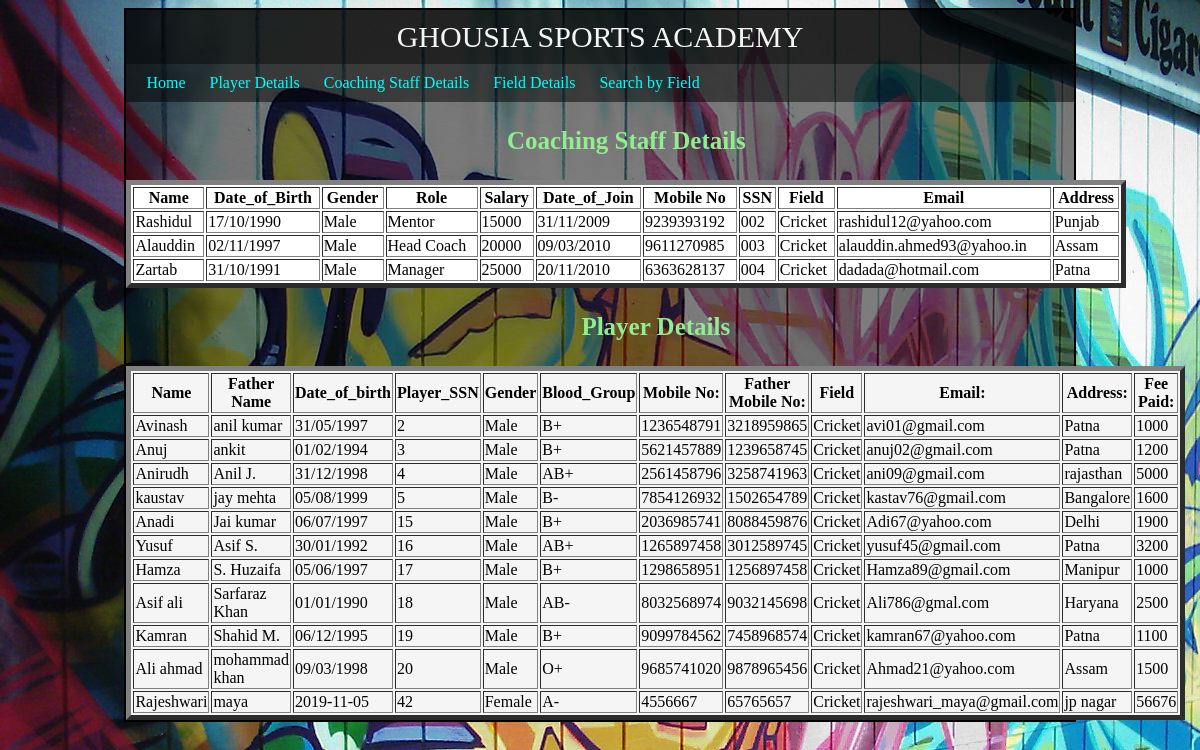
The app's page /show_details_by_field.php?field=Cricket with its own data.
### tables this page shows
CREATE TABLE IF NOT EXISTS `coach_details` (
  `name` varchar(25) NOT NULL,
  `dob` varchar(10) NOT NULL,
  `gender` varchar(10) NOT NULL,
  `role` varchar(25) NOT NULL,
  `sal` varchar(10) NOT NULL,
  `doj` varchar(10) NOT NULL,
  `pno` varchar(10) NOT NULL,
  `ssn` varchar(10) NOT NULL,
  `field` varchar(10) NOT NULL,
  `email` varchar(25) NOT NULL,
  `address` varchar(30) NOT NULL
);

CREATE TABLE IF NOT EXISTS `candidate_details` (
`sno` int(4) NOT NULL,
  `name` char(25) NOT NULL,
  `father_name` text NOT NULL,
  `dob` text NOT NULL,
  `gender` text NOT NULL,
  `blood_group` text NOT NULL,
  `pno` text NOT NULL,
  `father_no` text NOT NULL,
  `field` text NOT NULL,
  `email` text NOT NULL,
  `address` text NOT NULL,
  `fee` text NOT NULL
);

### show_details_by_field.php (the view, shortened to what this page needs)
<!DOCTYPE>
<html>
<head>
	<link rel="stylesheet" type="text/css" href="css/show_details.css">
</head>
<body background="second.jpg">
	<div class="init">
		<header>
			GHOUSIA SPORTS ACADEMY
		</header>
		<nav>
			<a href="home.php">Home</a>
			<a href="show_details.php">Player Details</a>
			<a href="coach.php">Coaching Staff Details</a>
			<a href="field_details.php"> Field Details</a>
			<a href="search_player.php">Search by Field</a>
		</nav>
		<table width="1000" border="5" align="center" bgcolor="white">
			<caption>
				<h3> Coaching Staff Details</h3>
			</caption>
			<tr>
				<th>Name</th>
				<th>Date_of_Birth</th>
				<th>Gender</th>
				<th>Role</th>
				<th>Salary</th>
				<th>Date_of_Join</th>
				<th>Mobile No</th>
				<th>SSN</th>
				<th>Field</th>
				<th>Email</th>
				<th>Address</th>
			</tr>
			<?php
			$link = mysqli_connect("localhost", "root", "") or die("not connected");
			mysqli_select_db($link, "sports") or die("no db found");
			$field = $_GET['field'];
			if (empty($field)) {
				echo "<h3>Please Enter Valid Field</h3>";
			} else {
				$viewquery = "SELECT * FROM coach_details where field='$field'";
				$Execute = mysqli_query($link, $viewquery);
				while ($Datarows = mysqli_fetch_array($Execute)) {
					$name = $Datarows['name'];
					$dob = $Datarows['dob'];
					$gender = $Datarows['gender'];
					$role = $Datarows['role'];
					$sal = $Datarows['sal'];
					$doj = $Datarows['doj'];
					$pno = $Datarows['pno'];
					$ssn = $Datarows['ssn'];
					$field = $Datarows['field'];
					$email = $Datarows['email'];
					$address = $Datarows['address'];
					?>
					<tr>
						<td><?php echo $name; ?></td>
						<td><?php echo  $dob; ?></td>
						<td><?php echo $gender; ?></td>
						<td><?php echo $role; ?></td>
						<td><?php echo $sal; ?></td>
						<td><?php echo $doj; ?></td>
						<td><?php echo $pno; ?></td>
						<td><?php echo $ssn; ?></td>
						<td><?php echo $field; ?></td>
						<td><?php echo $email; ?></td>
						<td><?php echo $address; ?></td>
					</tr>
			<?php  }
			} ?>
		</table>
		<table width="1000" border="5" align="center" bgcolor="whitesmoke">
			<caption>
				<h3> Player Details</h3>
			</caption>
			<tr>
				<th>Name</th>
				<th>Father Name</th>
				<th>Date_of_birth</th>
				<th>Player_SSN</th>
				<th>Gender</th>
				<th>Blood_Group</th>
				<th>Mobile No:</th>
				<th>Father Mobile No:</th>
				<th>Field</th>
				<th>Email:</th>
				<th>Address:</th>
				<th>Fee Paid:</th>
			</tr>
			<?php
			$link = mysqli_connect("localhost", "root", "") or die("not connected");
			mysqli_select_db($link, "sports") or die("no db found");
			$field = $_GET['field'];
			if (empty($field)) {
				echo "<h3>Please Enter Valid Field</h3>";
			} else {
				$viewquery = "SELECT * FROM candidate_details where field='$field'";
				$Execute = mysqli_query($link, $viewquery);
				while ($Datarows = mysqli_fetch_array($Execute)) {
					$name = $Datarows['name'];
					$father_name = $Datarows['father_name'];
					$dob = $Datarows['dob'];
					$sno = $Datarows['sno'];
					$gender = $Datarows['gender'];
					$blood_group = $Datarows['blood_group'];
					$pno = $Datarows['pno'];
					$father_no = $Datarows['father_no'];
					$field = $Datarows['field'];
					$email = $Datarows['email'];
					$address = $Datarows['address'];
					$fee = $Datarows['fee'];
					?>
					<tr>
						<td><?php echo $name; ?></td>
						<td><?php echo $father_name; ?></td>
						<td><?php echo  $dob; ?></td>
						<td><?php echo  $sno; ?></td>
						<td><?php echo $gender; ?></td>
						<td><?php echo $blood_group; ?></td>
						<td><?php echo $pno; ?></td>
						<td><?php echo $father_no; ?></td>
						<td><?php echo $field; ?></td>
						<td><?php echo $email; ?></td>
						<td><?php echo $address; ?></td>
						<td><?php echo $fee; ?></td>
					</tr>
			<?php  }
			} ?>
		</table>
	</div>
</body>
</html>

### css/show_details.css (style rules this page uses)
.init { border:2px solid black; width: 80%; margin: auto; background: rgba(0,0,0,0.5); }
header { font-size: 30px; color: whitesmoke; background: rgba(1, 1,1, 0.7); text-align: center; padding: 10px; font-family: cursive; }
nav { background: rgba(0,0,0,0.5); padding: 10px; }
a { text-align: left; color: aqua; padding: 10px; text-align: left; text-decoration: none; }
h3 { color: lightgreen; font-size: 25px; }

### records on screen
coach_details: name "Rashidul", dob "17/10/1990", gender "Male", role "Mentor", sal "15000", doj "31/11/2009", pno "9239393192", ssn "002", field "Cricket", email "rashidul12@yahoo.com", address "Punjab"
coach_details: name "Alauddin", dob "02/11/1997", gender "Male", role "Head Coach", sal "20000", doj "09/03/2010", pno "9611270985", ssn "003", field "Cricket", email "alauddin.ahmed93@yahoo.in", address "Assam"
coach_details: name "Zartab", dob "31/10/1991", gender "Male", role "Manager", sal "25000", doj "20/11/2010", pno "6363628137", ssn "004", field "Cricket", email "dadada@hotmail.com", address "Patna"
candidate_details: name "Avinash", father_name "anil kumar", dob "31/05/1997", sno "2", gender "Male", blood_group "B+", pno "1236548791", father_no "3218959865", field "Cricket", email "avi01@gmail.com", address "Patna", fee "1000"
candidate_details: name "Anuj", father_name "ankit", dob "01/02/1994", sno "3", gender "Male", blood_group "B+", pno "5621457889", father_no "1239658745", field "Cricket", email "anuj02@gmail.com", address "Patna", fee "1200"
candidate_details: name "Anirudh", father_name "Anil J.", dob "31/12/1998", sno "4", gender "Male", blood_group "AB+", pno "2561458796", father_no "3258741963", field "Cricket", email "ani09@gmail.com", address "rajasthan", fee "5000"
candidate_details: name "kaustav", father_name "jay mehta", dob "05/08/1999", sno "5", gender "Male", blood_group "B-", pno "7854126932", father_no "1502654789", field "Cricket", email "kastav76@gmail.com", address "Bangalore", fee "1600"
candidate_details: name "Anadi", father_name "Jai kumar", dob "06/07/1997", sno "15", gender "Male", blood_group "B+", pno "2036985741", father_no "8088459876", field "Cricket", email "Adi67@yahoo.com", address "Delhi", fee "1900"
candidate_details: name "Yusuf", father_name "Asif S.", dob "30/01/1992", sno "16", gender "Male", blood_group "AB+", pno "1265897458", father_no "3012589745", field "Cricket", email "yusuf45@gmail.com", address "Patna", fee "3200"
candidate_details: name "Hamza", father_name "S. Huzaifa", dob "05/06/1997", sno "17", gender "Male", blood_group "B+", pno "1298658951", father_no "1256897458", field "Cricket", email "Hamza89@gmail.com", address "Manipur", fee "1000"
candidate_details: name "Asif ali", father_name "Sarfaraz Khan", dob "01/01/1990", sno "18", gender "Male", blood_group "AB-", pno "8032568974", father_no "9032145698", field "Cricket", email "Ali786@gmal.com", address "Haryana", fee "2500"
candidate_details: name "Kamran", father_name "Shahid M.", dob "06/12/1995", sno "19", gender "Male", blood_group "B+", pno "9099784562", father_no "7458968574", field "Cricket", email "kamran67@yahoo.com", address "Patna", fee "1100"
candidate_details: name "Ali ahmad", father_name "mohammad khan", dob "09/03/1998", sno "20", gender "Male", blood_group "O+", pno "9685741020", father_no "9878965456", field "Cricket", email "Ahmad21@yahoo.com", address "Assam", fee "1500"
candidate_details: name "Rajeshwari", father_name "maya", dob "2019-11-05", sno "42", gender "Female", blood_group "A-", pno "4556667", father_no "65765657", field "Cricket", email "rajeshwari_maya@gmail.com", address "jp nagar", fee "56676"
